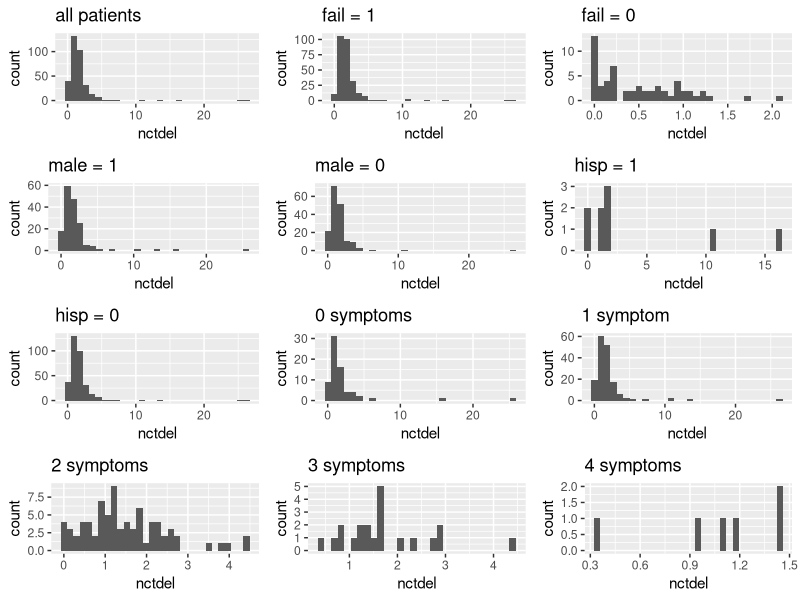
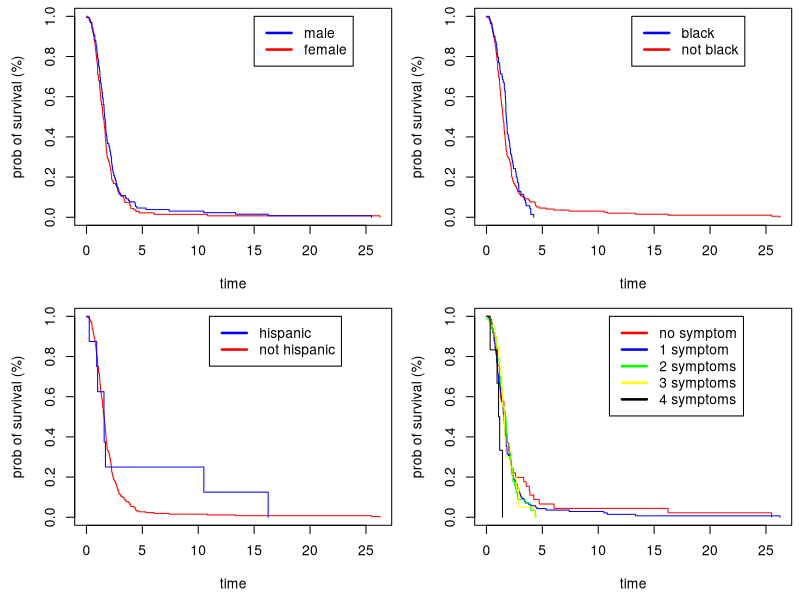
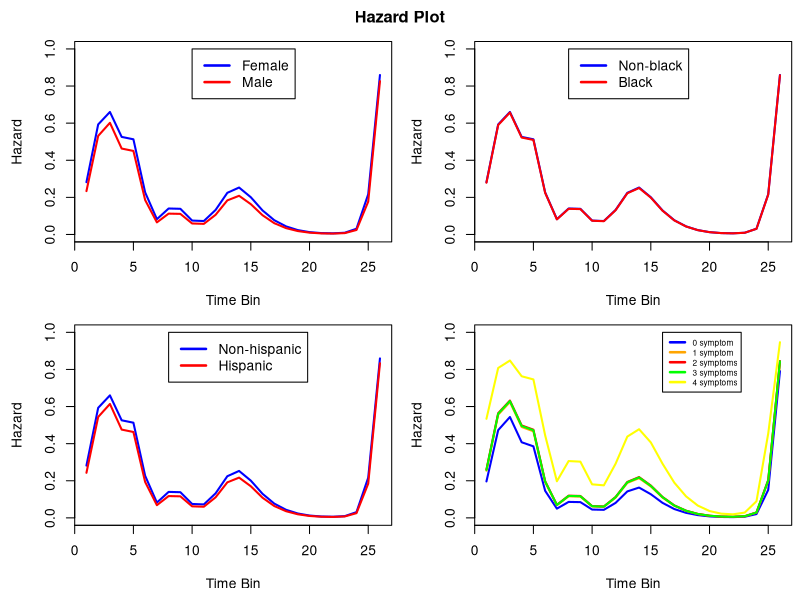
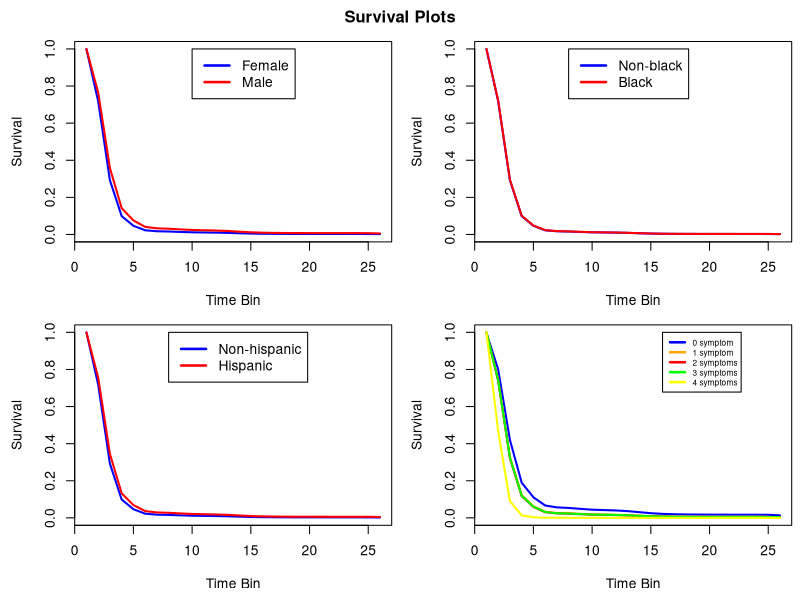

Generate these figures, in order, with R:
## ---- chunk 1
knitr::opts_chunk$set(echo = TRUE)
library(ggplot2)
library(survival)
## ---- chunk 2
data <- read.table("kellydat.txt", header = TRUE)

require(gridExtra)

kellydat = read.table("kellydat.txt", header = TRUE)
kellydat$sn0 = ifelse(kellydat$sn1 + kellydat$sn2 + kellydat$sn3 + kellydat$all4, 0, 1)
## ---- chunk 3
kellydat$symptom = rep(0, length(kellydat$sn1))
for (i in 1:length(kellydat$nctdel)){
  if (kellydat$sn1[i] == 1){
    kellydat$symptom[i] = 1
  }
  if (kellydat$sn2[i] == 1){
    kellydat$symptom[i] = 2
  } 
  if (kellydat$sn3[i] == 1){
    kellydat$symptom[i] = 3
  }
  if (kellydat$all4[i] == 1){
    kellydat$symptom[i] = 4
  }
}
## ---- chunk 4
all = ggplot(data=kellydat, aes(nctdel)) + geom_histogram() + ggtitle("all patients")
fail_1 = ggplot(data=kellydat[kellydat$fail == 1,], aes(nctdel)) + geom_histogram() + ggtitle("fail = 1")
fail_0 = ggplot(data=kellydat[kellydat$fail == 0,], aes(nctdel)) + geom_histogram() + ggtitle("fail = 0")
male_1 = ggplot(data=kellydat[kellydat$male == 1,], aes(nctdel)) + geom_histogram() + ggtitle("male = 1")
male_0 = ggplot(data=kellydat[kellydat$male == 0,], aes(nctdel)) + geom_histogram() + ggtitle("male = 0")
hisp_1 = ggplot(data=kellydat[kellydat$hisp == 1,], aes(nctdel)) + geom_histogram() + ggtitle("hisp = 1")
hisp_0 = ggplot(data=kellydat[kellydat$hisp == 0,], aes(nctdel)) + geom_histogram() + ggtitle("hisp = 0")
sn0_1 = ggplot(data=kellydat[kellydat$sn0 == 1,], aes(nctdel)) + geom_histogram() + ggtitle("0 symptoms")
sn1_1 = ggplot(data=kellydat[kellydat$sn1 == 1,], aes(nctdel)) + geom_histogram() + ggtitle("1 symptom")
sn2_1 = ggplot(data=kellydat[kellydat$sn2 == 1,], aes(nctdel)) + geom_histogram() + ggtitle("2 symptoms")
sn3_1 = ggplot(data=kellydat[kellydat$sn3 == 1,], aes(nctdel)) + geom_histogram() + ggtitle("3 symptoms")
all4_1 = ggplot(data=kellydat[kellydat$all4 == 1,], aes(nctdel)) + geom_histogram() + ggtitle("4 symptoms")

grid.arrange(all, fail_1, fail_0, male_1, male_0, hisp_1, hisp_0, sn0_1, sn1_1, sn2_1, sn3_1, all4_1, ncol=3)

## ---- chunk 5
library(survival)
par(mfrow=c(2,2))
d2 = Surv(time=kellydat$nctdel, event=kellydat$fail)

km1 = survfit(d2 ~ kellydat$male)
par(mar=c(4.5, 4.5, 0.5, 0.5))
plot(km1, col = c("red", "blue"), xlab = "time", ylab = "prob of survival (%)")
legend(15, 1.0, c("male", "female"), lty=c(1,1), lwd=c(2.5,2.5),col=c("blue","red"))

km2 = survfit(d2 ~ kellydat$black)
plot(km2, col = c("red", "blue"), xlab = "time", ylab = "prob of survival (%)")
legend(13, 1.0, c("black", "not black"), lty=c(1,1), lwd=c(2.5,2.5),col=c("blue","red"))

km3 = survfit(d2 ~ kellydat$hisp)
par(mar=c(4.5, 4.5, 0.5, 0.5))
plot(km3, col = c("red", "blue"), xlab = "time", ylab = "prob of survival (%)")
legend(11, 1.0, c("hispanic", "not hispanic"), lty=c(1,1), lwd=c(2.5,2.5),col=c("blue","red"))

km4 = survfit(d2 ~ kellydat$symptom)
plot(km4, col = c("red", "blue", "green", "yellow", "black"), xlab = "time", ylab = "prob of survival (%)")
legend(11, 1.0, c("no symptom", "1 symptom", "2 symptoms", "3 symptoms", "4 symptoms"), lty=c(1,1), lwd=c(2.5,2.5),col=c("red", "blue", "green", "yellow", "black"))
## ---- chunk 6
d = kellydat
times <- kellydat$nctdel
total_bins <- 26
bin_len <- max(times)/total_bins

censored <- kellydat$fail

# this is pretty ugly. Let's smooth it out with kernel regression.

# set up the kernels
kernels <- 14
#tau <- seq(from=1, to=total_bins, length.out = kernels)
tau = c(0.1, 0.2, 0.35, 0.55, 0.8, 1.1, 1.5, 2, 2.8, 4, 6, 9, 14, 24)
#sig = (tau[2]-tau[1])/2
#sigma <- c(sig,sig,sig,sig)
sigma = c(0.05, 0.075, 0.1, 0.125, 0.15, 0.2, 0.25, 0.4, 0.6, 1, 1.5, 2.5, 5, 5)

# we're going to pre-calculate a bunch of kernel weights
# each row is one bin, the columns are the kernel weights for that bin
kernel.weights <- matrix(dnorm(rep(1:total_bins,kernels),rep(tau,each=total_bins),rep(sigma,each=total_bins)), ncol=kernels)

# now we'll create a new transform function
kernel.transformation <- function(time, censored, total_bins, preds) {
  row_num <- ceiling(time/bin_len)
  if (time == 0){
    row_num = 1
  }
  y <- rep(0,row_num)
  if(censored) {
    y[row_num] <- 1
  }
  
  # X has kernel weights instead of the bin indicators that it had before
  X <- array(kernel.weights[1:row_num,],dim=c(row_num,kernels))
  
  vars = matrix(rep(c(preds[1,]$male,preds[1,]$black,preds[1,]$hisp,preds[1,]$sn1,preds[1,]$sn2,preds[1,]$sn3,preds[1,]$all4,preds[1,]$sn0),row_num),
               row_num,8,byrow=TRUE)
  colnames(vars) = c("male", "black", "hisp", "sn1", "sn2", "sn3", "all4", "sn0")

  return(data.frame(y,X,vars))
}

d2 <- kernel.transformation(times[1], censored[1], total_bins, d[1,])
for(i in 2:285) {
  d2 <- rbind(d2, kernel.transformation(times[i], censored[i], total_bins, d[i,]))
}

test.data <- kernel.transformation(times[286], total_bins,
                                   censored[286],
                                   d[286,])
for (j in 287:length(times)){
  test.data <- rbind(test.data, kernel.transformation(times[j], censored[j], total_bins,
                                                      d[j,]))
}
m2 <- glm(y ~ 0 + ., data=d2, family="binomial")
summary(m2)
# Without symptoms
m3 <- glm(y ~ 0 + X1 + X2 + X3 + X4 + X5 + X6 + X7 + X8 + X9 + X10 + X11 + X12 + X13 + X14 + male + black + hisp, data=d2, family="binomial")
# Without male, black, hisp
m4 <- glm(y ~ 0 + X1 + X2 + X3 + X4 + X5 + X6 + X7 + X8 + X9 + X10 + X11 + X12 + X13 + X14 + sn0 + sn1 + sn2 + sn3 + all4, data=d2, family="binomial")
# Full vs Reduced for symptoms
anova(m2,m3,test="Chisq")
## ---- chunk 7
# Full vs Reduced for black male and hisp
anova(m2,m4,test="Chisq")
## ---- chunk 8
## Hazard Plot Male vs. Female for Non-black and Non-hispanic
par(mfrow=c(2,2), oma=c(0,0,2,0))
dt_0 <- d[1,]
dt_0$nctdel <- total_bins
dt_0$fail <- 1
dt_0$male <- 0
dt_0$black <- 0
dt_0$hisp <- 0
dt_0$sn1 <- 1
dt_0$sn2 <- 0
dt_0$sn3 <- 0
dt_0$all4 <- 0
dt_0$sn0 <- 0
dt_0$symptom <- 1
dt_0 <- kernel.transformation(dt_0$nctdel, dt_0$fail, total_bins, dt_0)

dt_1 <- d[1,]
dt_1$nctdel <- total_bins
dt_1$fail <- 1
dt_1$male <- 1
dt_1$black <- 0
dt_1$hisp <- 0
dt_1$sn1 <- 1
dt_1$sn2 <- 0
dt_1$sn3 <- 0
dt_1$all4 <- 0
dt_1$sn0 <- 0
dt_1$symptom <- 1
dt_1 <- kernel.transformation(dt_1$nctdel, dt_1$fail, total_bins, dt_1)

hazard.logodds.0 <- predict(m2, newdata = dt_0)
hazard.0 <- exp(hazard.logodds.0)/(1+exp(hazard.logodds.0))
hazard.female <- hazard.0
hazard.logodds.1 <- predict(m2, newdata = dt_1)
hazard.1 <- exp(hazard.logodds.1)/(1+exp(hazard.logodds.1))
hazard.male <- hazard.1
par(mar=c(4.5, 4.5, 0.5, 0.5))
plot(1:length(hazard.0), hazard.0, type='l', ylim=range(c(0,1)), col = c('blue'),
     xlab = "Time Bin",
     ylab = "Hazard",
     lwd=2)
lines(1:length(hazard.1), hazard.1, type='l', col = c('red'), lwd=2)
legend(x=10, y=1, c("Female", "Male"), lty=c(1,1), lwd=c(2.5,2.5),col=c("blue", "red"))

## Hazard Plot Black vs. Non-black for Female and Non-hispanic with 1 Symptom
dt_0 <- d[1,]
dt_0$nctdel <- total_bins
dt_0$fail <- 1
dt_0$male <- 0
dt_0$black <- 0
dt_0$hisp <- 0
dt_0$sn1 <- 1
dt_0$sn2 <- 0
dt_0$sn3 <- 0
dt_0$all4 <- 0
dt_0$sn0 <- 0
dt_0$symptom <- 1
dt_0 <- kernel.transformation(dt_0$nctdel, dt_0$fail, total_bins, dt_0)

dt_1 <- d[1,]
dt_1$nctdel <- total_bins
dt_1$fail <- 1
dt_1$male <- 0
dt_1$black <- 1
dt_1$hisp <- 0
dt_1$sn1 <- 1
dt_1$sn2 <- 0
dt_1$sn3 <- 0
dt_1$all4 <- 0
dt_1$sn0 <- 0
dt_1$symptom <- 1
dt_1 <- kernel.transformation(dt_1$nctdel, dt_1$fail, total_bins, dt_1)

hazard.logodds.0 <- predict(m2, newdata = dt_0)
hazard.0 <- exp(hazard.logodds.0)/(1+exp(hazard.logodds.0))
hazard.nonblack <- hazard.0
hazard.logodds.1 <- predict(m2, newdata = dt_1)
hazard.1 <- exp(hazard.logodds.1)/(1+exp(hazard.logodds.1))
hazard.black <- hazard.1
plot(1:length(hazard.0), hazard.0, type='l', ylim=range(c(0,1)), col = c('blue'),
     xlab = "Time Bin",
     ylab = "Hazard",
     lwd=2)
lines(1:length(hazard.1), hazard.1, type='l', col = c('red'), lwd=2)
legend(x=8, y=1, c("Non-black", "Black"), lty=c(1,1), lwd=c(2.5,2.5),col=c("blue", "red"))

## Hazard Plot Hispanic vs. Non-hispanic for Female and Non-black with 1 Symptom
dt_0 <- d[1,]
dt_0$nctdel <- total_bins
dt_0$fail <- 1
dt_0$male <- 0
dt_0$black <- 0
dt_0$hisp <- 0
dt_0$sn1 <- 1
dt_0$sn2 <- 0
dt_0$sn3 <- 0
dt_0$all4 <- 0
dt_0$sn0 <- 0
dt_0$symptom <- 1
dt_0 <- kernel.transformation(dt_0$nctdel, dt_0$fail, total_bins, dt_0)

dt_1 <- d[1,]
dt_1$nctdel <- total_bins
dt_1$fail <- 1
dt_1$male <- 0
dt_1$black <- 0
dt_1$hisp <- 1
dt_1$sn1 <- 1
dt_1$sn2 <- 0
dt_1$sn3 <- 0
dt_1$all4 <- 0
dt_1$sn0 <- 0
dt_1$symptom <- 1
dt_1 <- kernel.transformation(dt_1$nctdel, dt_1$fail, total_bins, dt_1)

hazard.logodds.0 <- predict(m2, newdata = dt_0)
hazard.0 <- exp(hazard.logodds.0)/(1+exp(hazard.logodds.0))
hazard.nonhisp <- hazard.0
hazard.logodds.1 <- predict(m2, newdata = dt_1)
hazard.1 <- exp(hazard.logodds.1)/(1+exp(hazard.logodds.1))
hazard.hisp <- hazard.1
par(mar=c(4.5, 4.5, 0.5, 0.5))
plot(1:length(hazard.0), hazard.0, type='l', ylim=range(c(0,1)), col = c('blue'),
     xlab = "Time Bin",
     ylab = "Hazard",
     lwd=2)
lines(1:length(hazard.1), hazard.1, type='l', col = c('red'), lwd=2)
legend(x=8,y=1, c("Non-hispanic", "Hispanic"), lty=c(1,1), lwd=c(2.5,2.5),col=c("blue", "red"))

## Hazard Plot Symptom (Plotted using the reduced model that takes out black, hisp, and male)
dt_0 <- d[1,]
dt_0$nctdel <- total_bins
dt_0$fail <- 1
dt_0$male <- 0
dt_0$black <- 0
dt_0$hisp <- 0
dt_0$sn1 <- 0
dt_0$sn2 <- 0
dt_0$sn3 <- 0
dt_0$all4 <- 0
dt_0$sn0 <- 1
dt_0$symptom <- 0
dt_0 <- kernel.transformation(dt_0$nctdel, dt_0$fail, total_bins, dt_0)

dt_1 <- d[1,]
dt_1$nctdel <- total_bins
dt_1$fail <- 1
dt_1$male <- 0
dt_1$black <- 0
dt_1$hisp <- 0
dt_1$sn1 <- 1
dt_1$sn2 <- 0
dt_1$sn3 <- 0
dt_1$all4 <- 0
dt_1$sn0 <- 0
dt_1$symptom <- 1
dt_1 <- kernel.transformation(dt_1$nctdel, dt_1$fail, total_bins, dt_1)

dt_2 <- d[1,]
dt_2$nctdel <- total_bins
dt_2$fail <- 1
dt_2$male <- 0
dt_2$black <- 0
dt_2$hisp <- 0
dt_2$sn1 <- 0
dt_2$sn2 <- 1
dt_2$sn3 <- 0
dt_2$all4 <- 0
dt_2$sn0 <- 0
dt_2$symptom <- 2
dt_2 <- kernel.transformation(dt_2$nctdel, dt_2$fail, total_bins, dt_2)

dt_3 <- d[1,]
dt_3$nctdel <- total_bins
dt_3$fail <- 1
dt_3$male <- 0
dt_3$black <- 0
dt_3$hisp <- 0
dt_3$sn1 <- 0
dt_3$sn2 <- 0
dt_3$sn3 <- 1
dt_3$all4 <- 0
dt_3$sn0 <- 0
dt_3$symptom <- 3
dt_3 <- kernel.transformation(dt_3$nctdel, dt_3$fail, total_bins, dt_3)

dt_4 <- d[1,]
dt_4$nctdel <- total_bins
dt_4$fail <- 1
dt_4$male <- 0
dt_4$black <- 0
dt_4$hisp <- 0
dt_4$sn1 <- 0
dt_4$sn2 <- 0
dt_4$sn3 <- 0
dt_4$all4 <- 1
dt_4$sn0 <- 0
dt_4$symptom <- 4
dt_4 <- kernel.transformation(dt_4$nctdel, dt_4$fail, total_bins, dt_4)

hazard.logodds.0 <- predict(m4, newdata = dt_0)
hazard.0 <- exp(hazard.logodds.0)/(1+exp(hazard.logodds.0))

hazard.logodds.1 <- predict(m4, newdata = dt_1)
hazard.1 <- exp(hazard.logodds.1)/(1+exp(hazard.logodds.1))

hazard.logodds.2 <- predict(m4, newdata = dt_2)
hazard.2 <- exp(hazard.logodds.2)/(1+exp(hazard.logodds.2))

hazard.logodds.3 <- predict(m4, newdata = dt_3)
hazard.3 <- exp(hazard.logodds.3)/(1+exp(hazard.logodds.3))

hazard.logodds.4 <- predict(m4, newdata = dt_4)
hazard.4 <- exp(hazard.logodds.4)/(1+exp(hazard.logodds.4))

plot(1:length(hazard.0), hazard.0, type='l', ylim=range(c(0,1)), col = c('blue'),
     xlab = "Time Bin",
     ylab = "Hazard",
     lwd=2)
lines(1:length(hazard.1), hazard.1, type='l', col = c('orange'), lwd=2)
lines(1:length(hazard.2), hazard.2, type='l', col = c('red'), lwd=2)
lines(1:length(hazard.3), hazard.3, type='l', col = c('green'), lwd=2)
lines(1:length(hazard.4), hazard.4, type='l', col = c('yellow'), lwd=2)
legend(x=16,y=1,cex = 0.6, c("0 symptom", "1 symptom", "2 symptoms", "3 symptoms", "4 symptoms"), lty=c(1,1), lwd=c(2.5,2.5),col=c("blue", "orange", "red", "green", "yellow"))
title("Hazard Plot", outer=TRUE) 

## ---- chunk 9
haz.to.surv = function(hazard){
  mult <- 1
  x.equals.t <- rep(0, length(hazard))
  x.equals.t[1] <- hazard[1]
  for (i in 2:length(hazard)){
    mult <- mult*(1 - hazard[i-1])
    x.equals.t[i] <- hazard[i]*mult 
  }
  survive <- rep(0, length(hazard))
  for (j in 1:length(hazard)){
    survive[j] <- sum(x.equals.t[j:length(x.equals.t)])
  }
  return(survive)
}
par(mfrow=c(2,2), oma=c(0,0,2,0))
par(mar=c(4.5, 4.5, 0.5, 0.5))
plot(1:length(hazard.female), haz.to.surv(hazard.female), type='l', ylim=range(c(0,1)), col = c('blue'),
     xlab = "Time Bin",
     ylab = "Survival",
     lwd=2)
lines(1:length(hazard.male), haz.to.surv(hazard.male), type='l', col = c('red'), lwd=2)
legend(x=10, y=1, c("Female", "Male"), lty=c(1,1), lwd=c(2.5,2.5),col=c("blue", "red"))

plot(1:length(hazard.nonblack), haz.to.surv(hazard.nonblack), type='l', ylim=range(c(0,1)), col = c('blue'),
     xlab = "Time Bin",
     ylab = "Survival",
     lwd=2)
lines(1:length(hazard.black), haz.to.surv(hazard.black), type='l', col = c('red'), lwd=2)
legend(x=8, y=1, c("Non-black", "Black"), lty=c(1,1), lwd=c(2.5,2.5),col=c("blue", "red"))

par(mar=c(4.5, 4.5, 0.5, 0.5))
plot(1:length(hazard.nonhisp), haz.to.surv(hazard.nonhisp), type='l', ylim=range(c(0,1)), col = c('blue'),
     xlab = "Time Bin",
     ylab = "Survival",
     lwd=2)
lines(1:length(hazard.hisp), haz.to.surv(hazard.hisp), type='l', col = c('red'), lwd=2)
legend(x=8,y=1, c("Non-hispanic", "Hispanic"), lty=c(1,1), lwd=c(2.5,2.5),col=c("blue", "red"))

plot(1:length(hazard.0), haz.to.surv(hazard.0), type='l', ylim=range(c(0,1)), col = c('blue'),
     xlab = "Time Bin",
     ylab = "Survival",
     lwd=2)
lines(1:length(hazard.1), haz.to.surv(hazard.1), type='l', col = c('orange'), lwd=2)
lines(1:length(hazard.2), haz.to.surv(hazard.2), type='l', col = c('red'), lwd=2)
lines(1:length(hazard.3), haz.to.surv(hazard.3), type='l', col = c('green'), lwd=2)
lines(1:length(hazard.4), haz.to.surv(hazard.4), type='l', col = c('yellow'), lwd=2)
legend(x=16,y=1,cex = 0.6, c("0 symptom", "1 symptom", "2 symptoms", "3 symptoms", "4 symptoms"), lty=c(1,1), lwd=c(2.5,2.5),col=c("blue", "orange", "red", "green", "yellow"))
title("Survival Plots", outer=TRUE) 
